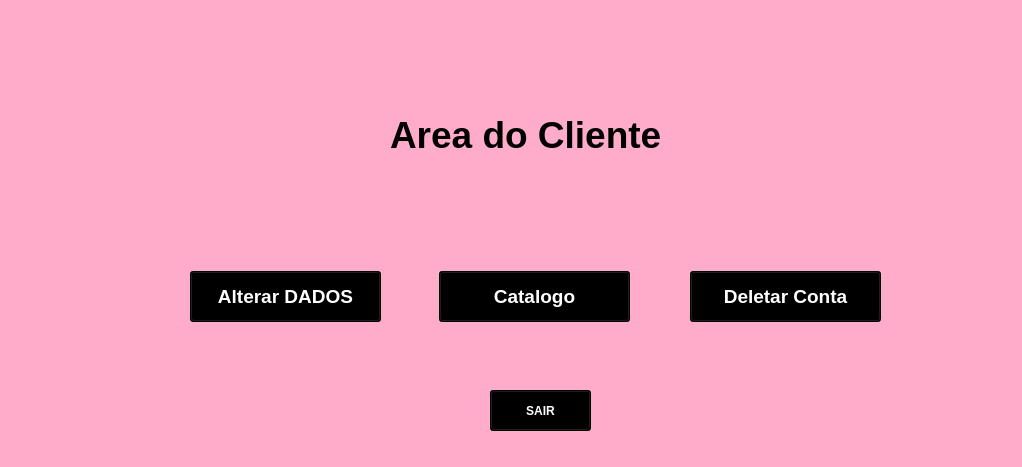
<?xml version="1.0" encoding="UTF-8"?>
<ui version="4.0">
 <class>Form</class>
 <widget class="QWidget" name="Form">
  <property name="geometry">
   <rect>
    <x>0</x>
    <y>0</y>
    <width>1022</width>
    <height>467</height>
   </rect>
  </property>
  <property name="maximumSize">
   <size>
    <width>1022</width>
    <height>467</height>
   </size>
  </property>
  <property name="windowTitle">
   <string>area_cliente</string>
  </property>
  <property name="windowIcon">
   <iconset>
    <normaloff>../new tela/diamond-removebg-preview.png</normaloff>../new tela/diamond-removebg-preview.png</iconset>
  </property>
  <property name="styleSheet">
   <string notr="true">background-color: rgb(255, 172, 203);</string>
  </property>
  <widget class="QPushButton" name="del_dados">
   <property name="geometry">
    <rect>
     <x>690</x>
     <y>271</y>
     <width>191</width>
     <height>51</height>
    </rect>
   </property>
   <property name="font">
    <font>
     <family>Nirmala UI</family>
     <pointsize>14</pointsize>
     <weight>75</weight>
     <bold>true</bold>
    </font>
   </property>
   <property name="styleSheet">
    <string notr="true">color: rgb(255, 255, 255);
background-color: rgb(0, 0, 0);</string>
   </property>
   <property name="text">
    <string>Deletar Conta</string>
   </property>
  </widget>
  <widget class="QPushButton" name="catalogo">
   <property name="geometry">
    <rect>
     <x>439</x>
     <y>271</y>
     <width>191</width>
     <height>51</height>
    </rect>
   </property>
   <property name="font">
    <font>
     <family>Nirmala UI</family>
     <pointsize>14</pointsize>
     <weight>75</weight>
     <bold>true</bold>
    </font>
   </property>
   <property name="styleSheet">
    <string notr="true">color: rgb(255, 255, 255);
background-color: rgb(0, 0, 0);</string>
   </property>
   <property name="text">
    <string>Catalogo</string>
   </property>
  </widget>
  <widget class="QPushButton" name="alt_dados">
   <property name="geometry">
    <rect>
     <x>190</x>
     <y>271</y>
     <width>191</width>
     <height>51</height>
    </rect>
   </property>
   <property name="font">
    <font>
     <family>Nirmala UI</family>
     <pointsize>14</pointsize>
     <weight>75</weight>
     <bold>true</bold>
    </font>
   </property>
   <property name="styleSheet">
    <string notr="true">color: rgb(255, 255, 255);
background-color: rgb(0, 0, 0);</string>
   </property>
   <property name="text">
    <string>Alterar DADOS</string>
   </property>
  </widget>
  <widget class="QLabel" name="label_2">
   <property name="geometry">
    <rect>
     <x>390</x>
     <y>89</y>
     <width>281</width>
     <height>91</height>
    </rect>
   </property>
   <property name="font">
    <font>
     <family>Nirmala UI</family>
     <pointsize>28</pointsize>
     <weight>75</weight>
     <bold>true</bold>
    </font>
   </property>
   <property name="text">
    <string>Area do Cliente</string>
   </property>
  </widget>
  <widget class="QLabel" name="label_3">
   <property name="geometry">
    <rect>
     <x>42</x>
     <y>59</y>
     <width>241</width>
     <height>151</height>
    </rect>
   </property>
   <property name="text">
    <string/>
   </property>
   <property name="pixmap">
    <pixmap>../new tela/biju-removebg-preview.png</pixmap>
   </property>
   <property name="scaledContents">
    <bool>true</bool>
   </property>
  </widget>
  <widget class="QLabel" name="label_4">
   <property name="geometry">
    <rect>
     <x>812</x>
     <y>69</y>
     <width>151</width>
     <height>121</height>
    </rect>
   </property>
   <property name="text">
    <string/>
   </property>
   <property name="pixmap">
    <pixmap>../new tela/diamond-removebg-preview.png</pixmap>
   </property>
   <property name="scaledContents">
    <bool>true</bool>
   </property>
  </widget>
  <widget class="QPushButton" name="sair">
   <property name="geometry">
    <rect>
     <x>490</x>
     <y>390</y>
     <width>101</width>
     <height>41</height>
    </rect>
   </property>
   <property name="font">
    <font>
     <family>Nirmala UI</family>
     <weight>75</weight>
     <bold>true</bold>
    </font>
   </property>
   <property name="styleSheet">
    <string notr="true">color: rgb(255, 255, 255);
background-color: rgb(0, 0, 0);</string>
   </property>
   <property name="text">
    <string>SAIR</string>
   </property>
  </widget>
 </widget>
 <resources/>
 <connections/>
</ui>
